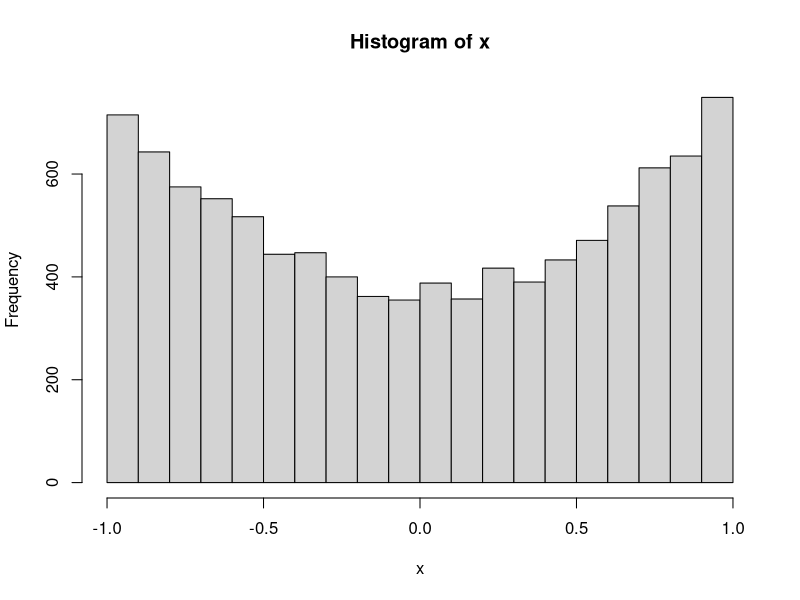
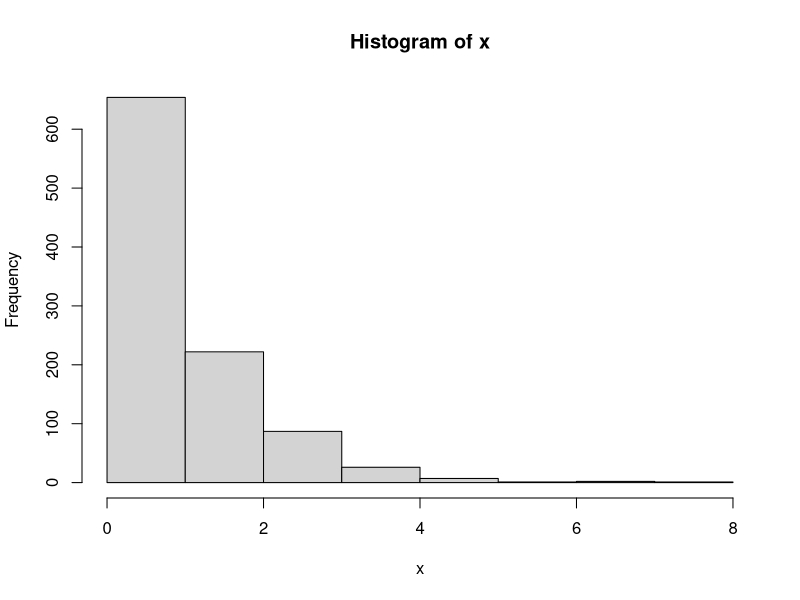
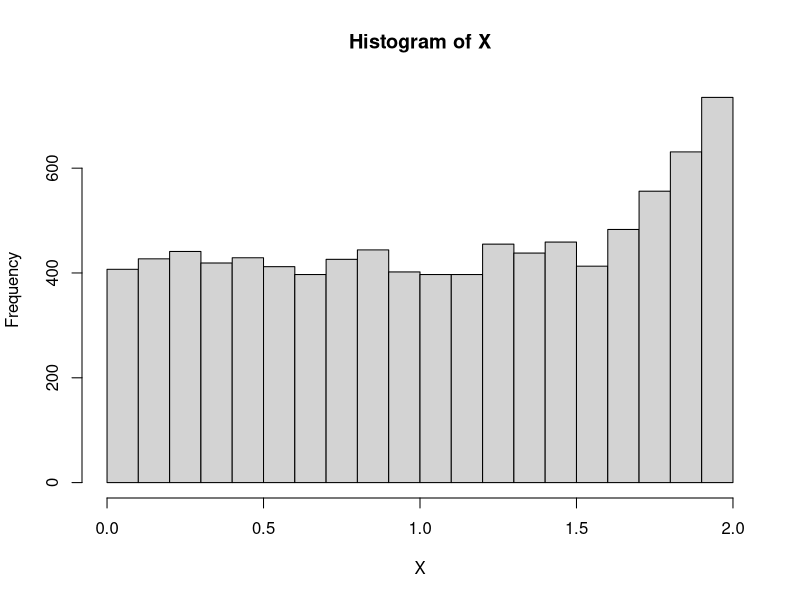
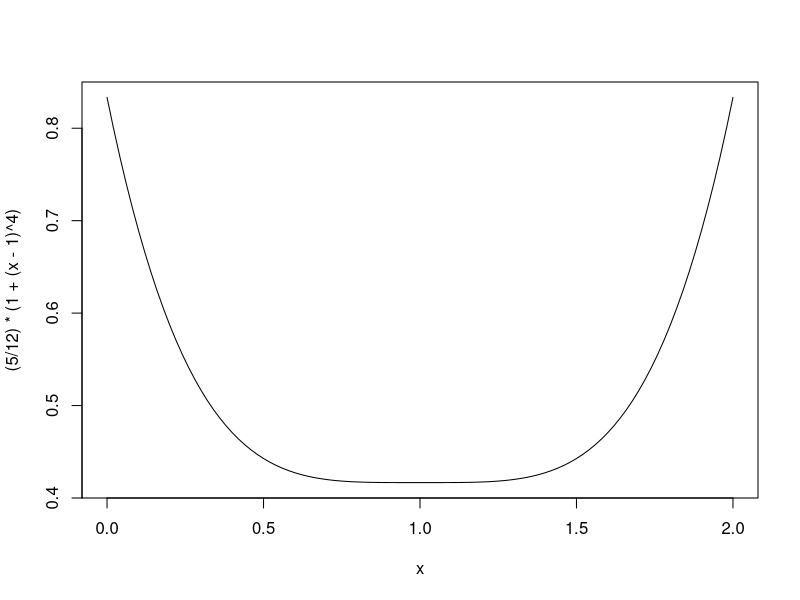

R code for these plots, in order:
#class in exam 1 with seminar 4th 
N = 10000
x = c()
for(i in  1:N){
  u = runif(2)
if(u[1]<= 3/4)
{
  x[i] = -1 + 2*u[2]
}else 
{
  x[i] = sign(2*u[2]-1)*(abs(2*u[2]-1)^(1/3));
}
}
print(x)
hist(x)



#class in exam 2th with seminar 4th
N = 1000
n = 10
x = c()
for(i in 1:N)
{
u = runif(2)
x[i] = (-1)*((u[1])^(1/n))*log(u[2])
}
print(x)
hist(x)


#class in exam 3th with seminar 4th 

N = 10000
X = c()
for(i in 1:N){
  u = runif(2)  
  if(u[1]<= 5/6)
  {
    X[i] = 2*u[2]
  }else
  {
    X[i] = sign(2*u[2]-1)*(abs((2*u[2]-1)^(1/5)))+1
  }
}
print(X)
hist(X)
curve((5/12)*(1+(x-1)^4), xlim = c(0,2))
